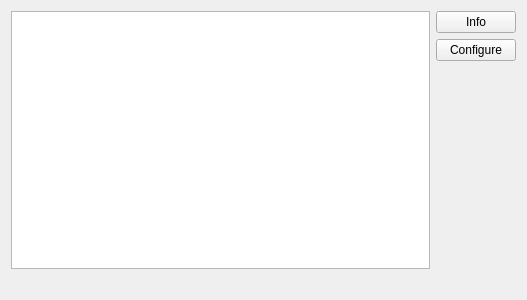
<?xml version="1.0" encoding="UTF-8"?>
<ui version="4.0">
 <class>PluginList</class>
 <widget class="QWidget" name="PluginList">
  <property name="geometry">
   <rect>
    <x>0</x>
    <y>0</y>
    <width>527</width>
    <height>300</height>
   </rect>
  </property>
  <layout class="QVBoxLayout" name="verticalLayout_2">
   <item>
    <layout class="QHBoxLayout" name="horizontalLayout">
     <item>
      <widget class="QListWidget" name="pluginList"/>
     </item>
     <item>
      <layout class="QVBoxLayout" name="verticalLayout">
       <item>
        <widget class="QPushButton" name="infoButton">
         <property name="text">
          <string>Info</string>
         </property>
        </widget>
       </item>
       <item>
        <widget class="QPushButton" name="configButton">
         <property name="text">
          <string>Configure</string>
         </property>
        </widget>
       </item>
       <item>
        <spacer name="verticalSpacer">
         <property name="orientation">
          <enum>Qt::Vertical</enum>
         </property>
         <property name="sizeHint" stdset="0">
          <size>
           <width>20</width>
           <height>40</height>
          </size>
         </property>
        </spacer>
       </item>
      </layout>
     </item>
    </layout>
   </item>
   <item>
    <widget class="QLabel" name="interpreterLabel">
     <property name="text">
      <string/>
     </property>
     <property name="wordWrap">
      <bool>true</bool>
     </property>
    </widget>
   </item>
  </layout>
 </widget>
 <resources/>
 <connections/>
</ui>
